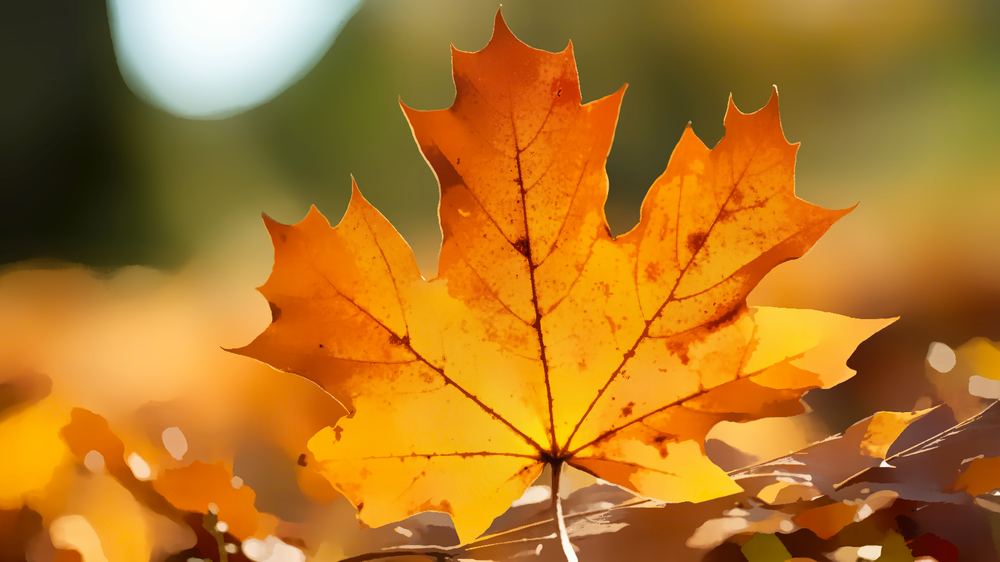
#> input picture images/intermediate/segmented/leaf-seg_20_13.png, 1000 x 562 px, shrunk from 1600 x 900 before the run
$ jupyter execute circlism.ipynb   (shell and % lines are left out)
#> lines starting #> are read from the running program, lines starting #| are printed output that depends on the picture
[cell 1]
import cv2
from matplotlib import pyplot as plt
from random import random
import cairo
import numpy as np
import math
import time

[cell 2]
def load_image(path):
    Image1 = cv2.imread(path)
#> Image1 is the input picture: shape (562, 1000, 3); mean B, G, R 37.3, 118, 176.4
    Image1 = cv2.cvtColor(Image1, cv2.COLOR_BGR2RGB)
    return Image1
def show_image(image, gray=False):
    if gray:
        plt.imshow(image, cmap='gray')
    else:
        plt.imshow(image)
    plt.show()

[cell 3]
input_image = load_image('./images/intermediate/segmented/leaf-seg_20_13.png')
show_image(input_image)

## Image Segmentation

[cell 4]
def process_image(image):
    canny = cv2.Canny(image,200,300)
    show_image(canny, gray=True)

    edges_inv = (255 - canny)
    show_image(edges_inv,gray=True)

    dist_transform = cv2.distanceTransform(edges_inv,cv2.DIST_L2,0)
    show_image(dist_transform,gray=True)

    return dist_transform

[cell 5]
SIZE_X = input_image.shape[1]
#> SIZE_X = 1000
SIZE_Y = input_image.shape[0]
#> SIZE_Y = 562
SIZE = min(SIZE_X,SIZE_Y)
#> SIZE = 562

LINEWIDTH = 0.1

TWOPI = 2.0*3.14
BACK = [255,0,0,1]

## Functions for creating circles

[cell 6]
# [62 lines left out: functions add_new_circles, show, not called in this run]

[cell 7]
def run_circlism(image):
    processed_image = process_image(image)
#> in process_image, `canny = cv2.Canny(image,200,300)`:
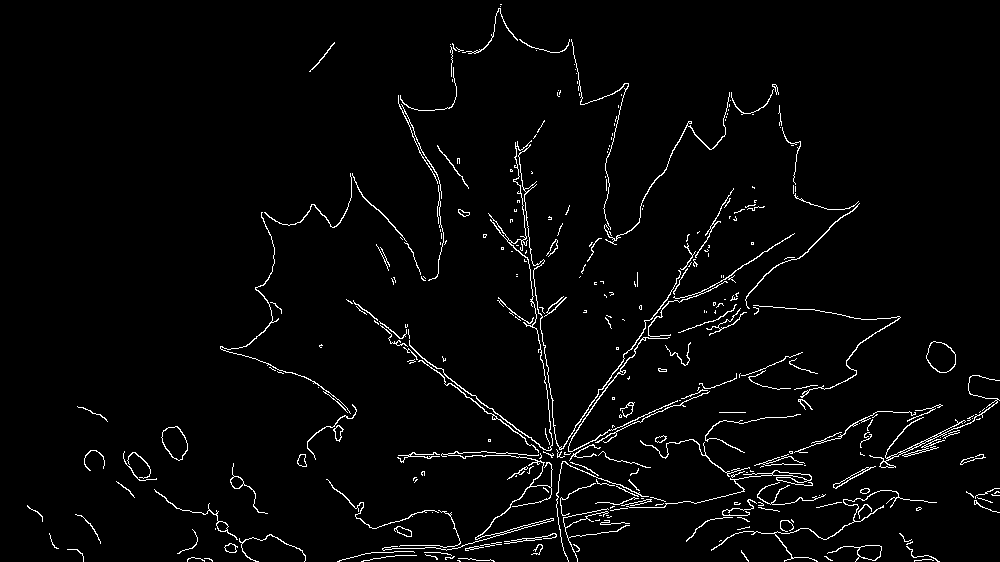
#> canny: shape (562, 1000); 2.8% white in thin lines or dots
#> in process_image, `edges_inv = (255 - canny)`: edges_inv: shape (562, 1000); 97.2% white; black in thin lines or dots
#> in process_image, `dist_transform = cv2.distanceTransform(edges_inv,cv2.DIST_L2,0)`:
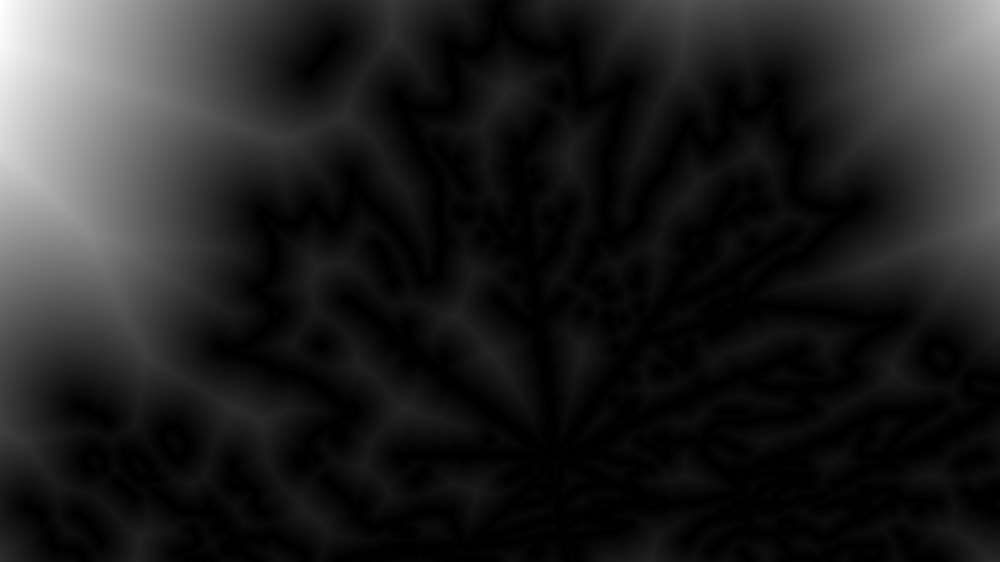
#> dist_transform: shape (562, 1000) float32; min 0, max 317.1, mean 42.7; drawn with min black and max white
    back = cv2.imread('images/intermediate/background/leaf_back.png')
    s = time.time()
    image = cairo.ImageSurface.create_from_png('./images/intermediate/background/leaf_back.png')
    buffer_surf = cairo.ImageSurface(cairo.FORMAT_ARGB32, SIZE_X, SIZE_Y)
    buffer = cairo.Context(buffer_surf)
    buffer.set_source_surface(image, 0,0)
    # buffer.set_source_rgba(0,0,0,1)
    buffer.paint()

    # buffer.scale(SIZE_X, SIZE_Y)

    buffer.rectangle(0.0, 0.0, 1.0, 1.0)
    buffer.fill()
    circles = []
    is_fill = np.zeros([SIZE_X+1,SIZE_Y+1])
    D = [ 50,20,10, 5, 3, 2]
    add_new_circles(is_fill, processed_image, circles,50,50,500)
    print(time.time()-s)
    for i in range(len(D)):
        if i==0:
            continue
        add_new_circles(is_fill, processed_image, circles,D[i],D[i],D[i-1])
        print(time.time()-s)

    buffer.set_line_width(1)
    show(input_image, back, buffer, circles)
    print (len(circles))
    buffer_surf.write_to_png('./images/output/leaf_out.png')
    print (time.time()-s)

[cell 8]
run_circlism(input_image)
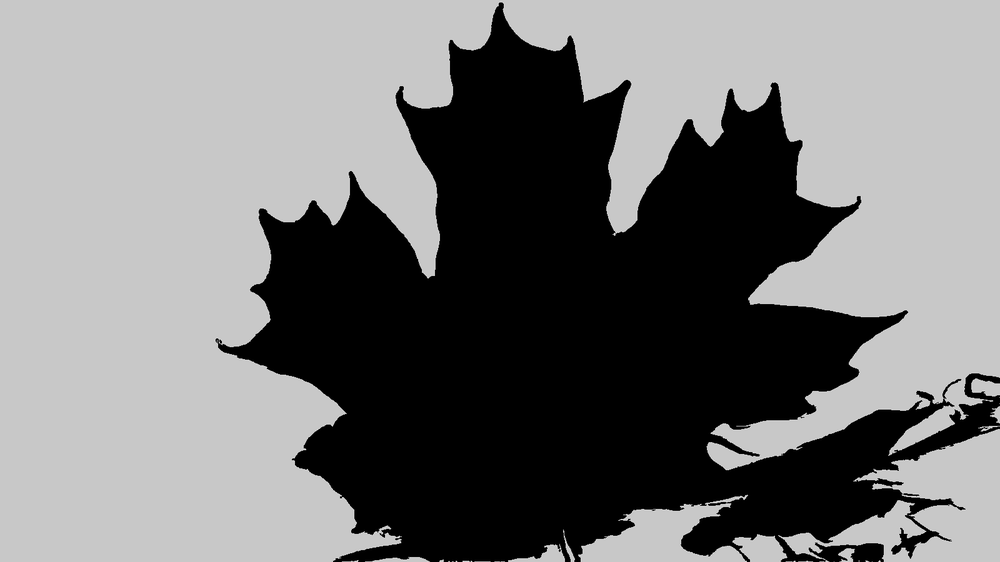
#> input picture images/intermediate/background/leaf_back.png, 1000 x 562 px, shrunk from 1600 x 900 before the run
#> in run_circlism, back is the input picture: shape (562, 1000, 3); min 0, max 245, mean 119.7
#> (the call stopped at in run_circlism, `image = cairo.ImageSurface.create_from_png('./images/intermediate/back..`: cairo is not available in this run)

[cell 9]
result = cv2.imread('./images/output/leaf_out.png')
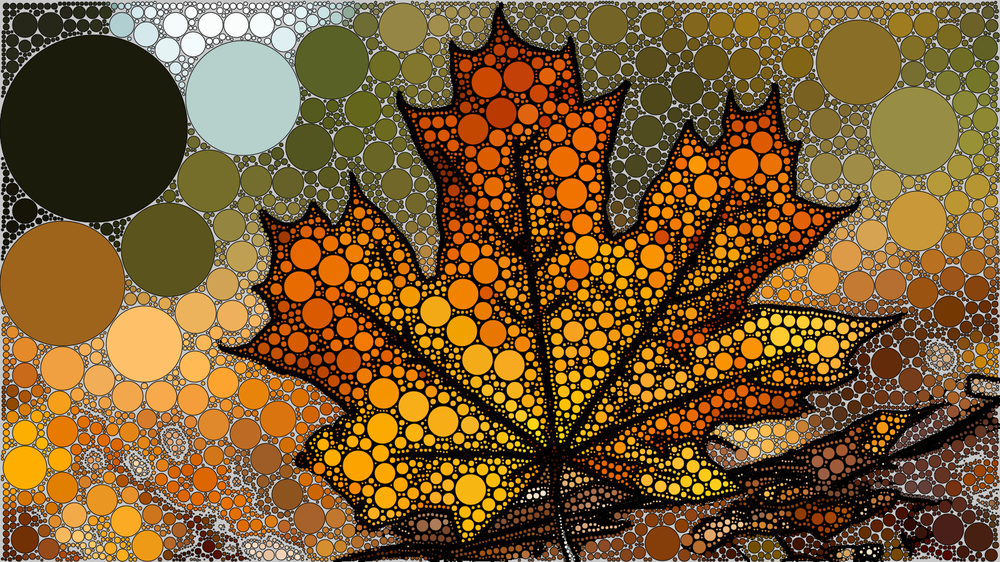
#> input picture images/output/leaf_out.png, 1000 x 562 px, shrunk from 1600 x 900 before the run
#> result is the input picture: shape (562, 1000, 3); mean B, G, R 43.5, 90.4, 121.9
result = cv2.cvtColor(result, cv2.COLOR_BGR2RGB)
plt.figure(figsize=(12,12))
plt.imshow(result)
plt.title('EDT Circle Packing')
plt.show()
